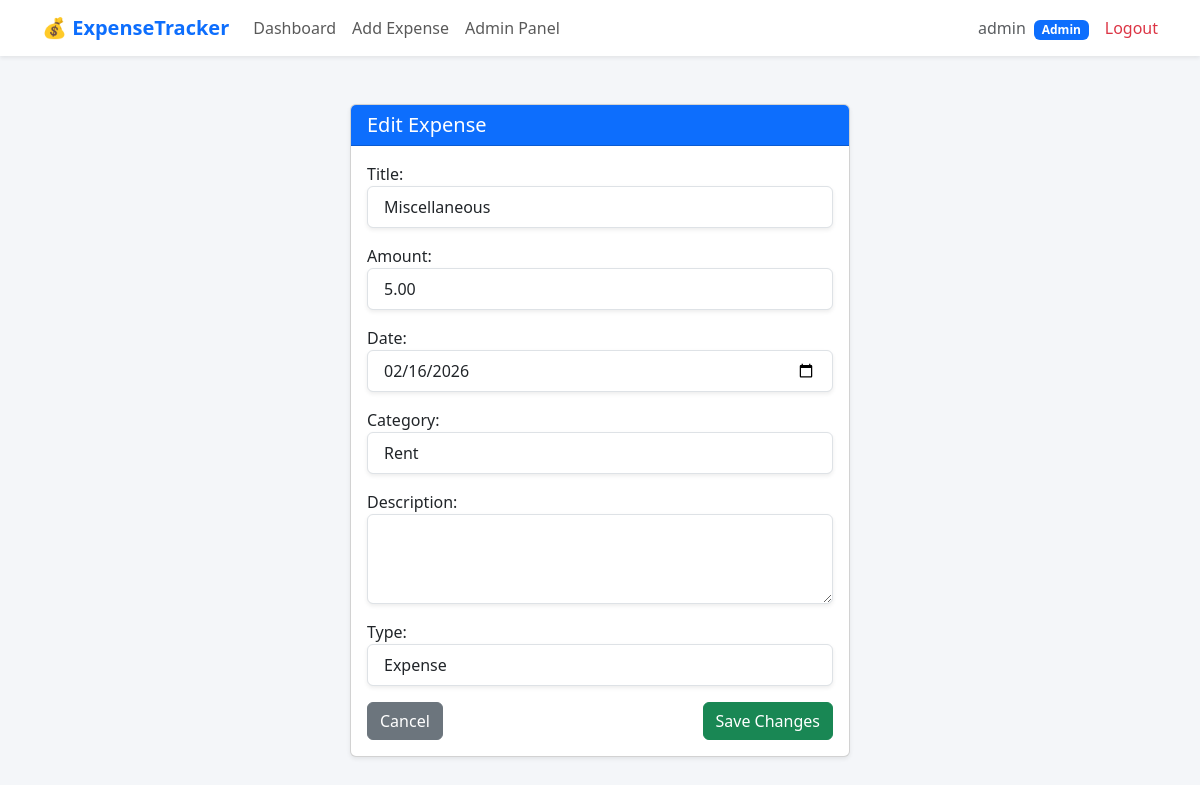
/edit/9/ (signed in), run on the app's committed database.
### app/models.py (models this page shows)
class Expense(models.Model):
    TRANSACTION_TYPES = [
        ('expense', 'Expense'),
        ('income', 'Income'),
    ]
    user = models.ForeignKey(User, on_delete=models.CASCADE)
    title = models.CharField(max_length=200)
    amount = models.DecimalField(max_digits=10, decimal_places=2)
    date = models.DateField()
    category = models.ForeignKey(Category, on_delete=models.SET_NULL, null=True)
    description = models.TextField(blank=True)
    type = models.CharField(
        max_length=10,
        choices=TRANSACTION_TYPES,
        default='expense'
    )
    class Meta:
        indexes = [
            models.Index(fields=['user', '-date']),
        ]
        ordering = ['-date']

### app/views.py (the view)
# urls.py: path('edit/<int:pk>/', views.edit_expense, name='edit-expense'),
@login_required
def edit_expense(request, pk):
    expense = get_object_or_404(Expense, pk=pk, user=request.user)
    if request.method == "POST":
        form = ExpenseForm(request.POST, instance=expense)
        if form.is_valid():
            form.save()
            messages.success(request, "Expense updated!")
            return redirect('index')
    else:
        form = ExpenseForm(instance=expense)
    return render(request, 'app/edit_expense.html', {
        'form': form,
        'expense': expense
    })

### app/forms.py (shortened to what this page needs)
class ExpenseForm(forms.ModelForm):
    class Meta:
        model = Expense
        fields = ['title', 'amount', 'date', 'category', 'description', 'type']
        widgets = {
            'date': forms.DateInput(attrs={'type': 'date'}),
            'description': forms.Textarea(attrs={'rows': 3}),
            'amount': forms.NumberInput(attrs={'placeholder': '0.00'}),
        }
    def __init__(self, *args, **kwargs):
        super().__init__(*args, **kwargs)
        apply_style(self) # This applies the CSS to all fields, including the date picker

### app/forms.py (called while the page is built)
def apply_style(form):
    for field_name, field in form.fields.items():
        css_classes = 'form-control block w-full px-3 py-2 border border-gray-300 rounded-md shadow-sm focus:ring-indigo-500 focus:border-indigo-500 sm:text-sm'
        field.widget.attrs.update({'class': css_classes})

### app/models.py (called while the page is built)
    def __str__(self):
        return self.name

### app/templates/app/edit_expense.html (shortened to what this page needs)
{% extends 'base.html' %}
{% block content %}
<div class="container mt-5">
    <div class="card shadow-sm mx-auto" style="max-width: 500px;">
        <div class="card-header bg-primary text-white">
            <h5 class="mb-0">Edit Expense</h5>
        </div>
        <div class="card-body">
            <form method="POST">
                {{ form.as_p }}
                <div class="d-flex justify-content-between">
                    <a href="{% url 'index' %}" class="btn btn-secondary">Cancel</a>
                    <button type="submit" class="btn btn-success">Save Changes</button>
                </div>
            </form>
        </div>
    </div>
</div>
{% endblock %}

### app/templates/base.html (shortened to what this page needs)
<!DOCTYPE html>
<html lang="en">
<head>
    <link href="https://cdn.jsdelivr.net/npm/bootstrap@5.3.0/dist/css/bootstrap.min.css" rel="stylesheet">
</head>
<body>
<nav class="navbar navbar-expand-lg navbar-light bg-white shadow-sm">
    <div class="container">
        <a class="navbar-brand text-primary" href="{% url 'home' %}">
            💰 ExpenseTracker
        </a>
        <div class="collapse navbar-collapse" id="navbarNav">
            {% if user.is_authenticated %}
            <ul class="navbar-nav me-auto">
                <li class="nav-item">
                    <a class="nav-link" href="{% url 'index' %}">
                        Dashboard
                    </a>
                </li>
                <li class="nav-item">
                    <a class="nav-link" href="{% url 'add-expense' %}">
                        Add Expense
                    </a>
                </li>
                {% if user.is_staff %}
                <li class="nav-item">
                    <a class="nav-link" href="{% url 'admin-dashboard' %}">
                        Admin Panel
                    </a>
                </li>
                {% endif %}
            </ul>
            {% endif %}
            <ul class="navbar-nav ms-auto">
                {% if user.is_authenticated %}
                <li class="nav-item me-3 align-self-center">
                    <span class="text-muted">
                        {{ request.user.username }}
                        {% if user.is_staff %}
                            <span class="badge bg-primary ms-1">Admin</span>
                        {% endif %}
                    </span>
                </li>
                <li class="nav-item">
                    <form method="post" action="{% url 'logout' %}">
                        <button class="btn btn-link nav-link text-danger p-0">
                            Logout
                        </button>
                    </form>
                </li>
                {% else %}
                <li class="nav-item">
                    <a class="nav-link" href="{% url 'login' %}">
                        Login
                    </a>
                </li>
                {% endif %}
            </ul>
        </div>
    </div>
</nav>
<main>
    {% block content %}{% endblock %}
</main>
</body>
</html>

### app/templates/base.html (style rules this page uses)
body { background-color: #f4f6f9; }
.navbar-brand { font-weight: bold; }

### data on the page
Expense: title "Miscellaneous", amount "5.00", date "02/16/2026", category "Rent", type "Expense"

### other printed values
{{ request.user.username }} "admin"
